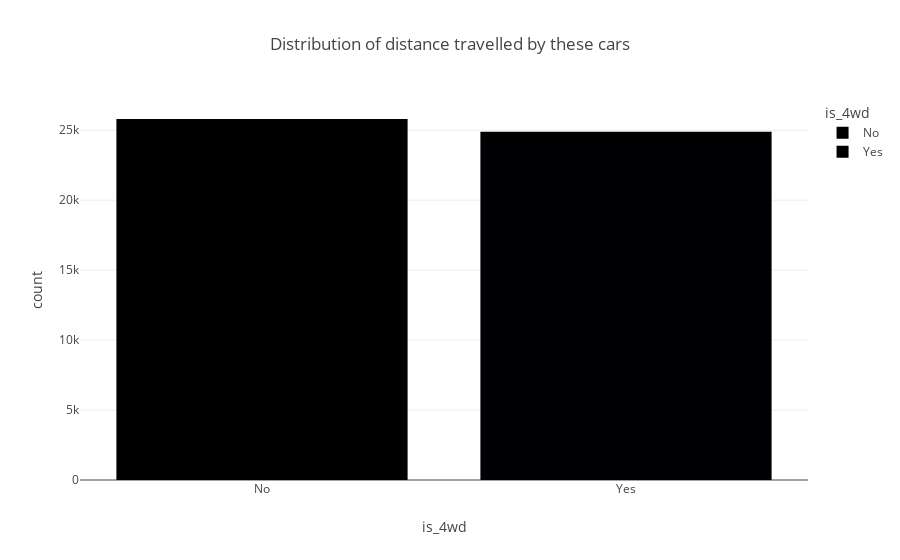

Notebook code cell kept with this figure:
### Code cell
fig5.show()

### Figure 1 — Plotly figure (JSON) as saved in the notebook; plotly's stock layout.template omitted (floating-point values rounded to 4 significant figures)
{"data": [{"alignmentgroup": "True", "hovertemplate": "is_4wd=%{x}<br>count=%{y}<extra></extra>", "legendgroup": "No", "marker": {"color": "#000001", "pattern": {"shape": ""}}, "name": "No", "offsetgroup": "No", "orientation": "v", "showlegend": true, "textposition": "auto", "type": "bar", "x": ["No"], "xaxis": "x", "y": [25803], "yaxis": "y"}, {"alignmentgroup": "True", "hovertemplate": "is_4wd=%{x}<br>count=%{y}<extra></extra>", "legendgroup": "Yes", "marker": {"color": "#000002", "pattern": {"shape": ""}}, "name": "Yes", "offsetgroup": "Yes", "orientation": "v", "showlegend": true, "textposition": "auto", "type": "bar", "x": ["Yes"], "xaxis": "x", "y": [24897], "yaxis": "y"}], "layout": {"barmode": "relative", "legend": {"title": {"text": "is_4wd"}, "tracegroupgap": 0}, "title": {"text": "Distribution of distance travelled by these cars"}, "xaxis": {"anchor": "y", "categoryarray": ["No", "Yes"], "categoryorder": "array", "domain": [0, 1], "title": {"text": "is_4wd"}}, "yaxis": {"anchor": "x", "domain": [0, 1], "title": {"text": "count"}}}}
